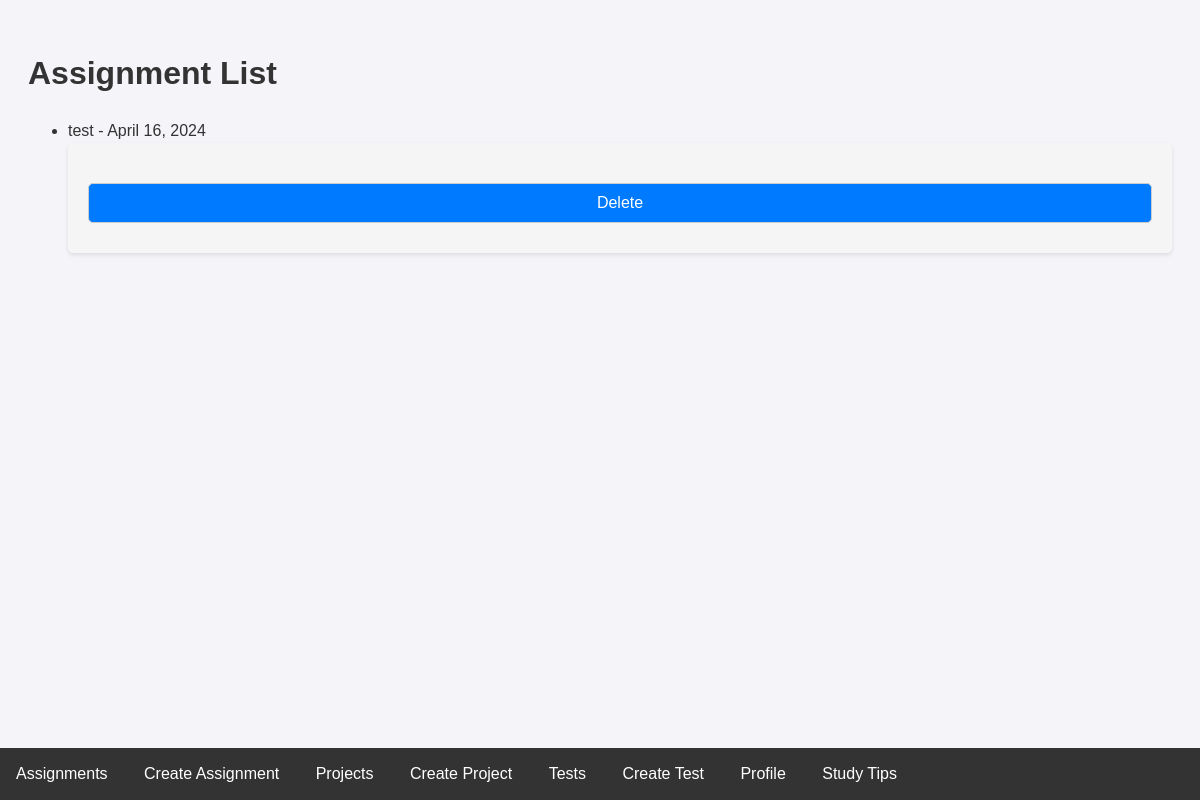
The page /assignments/ on the database as committed earlier.
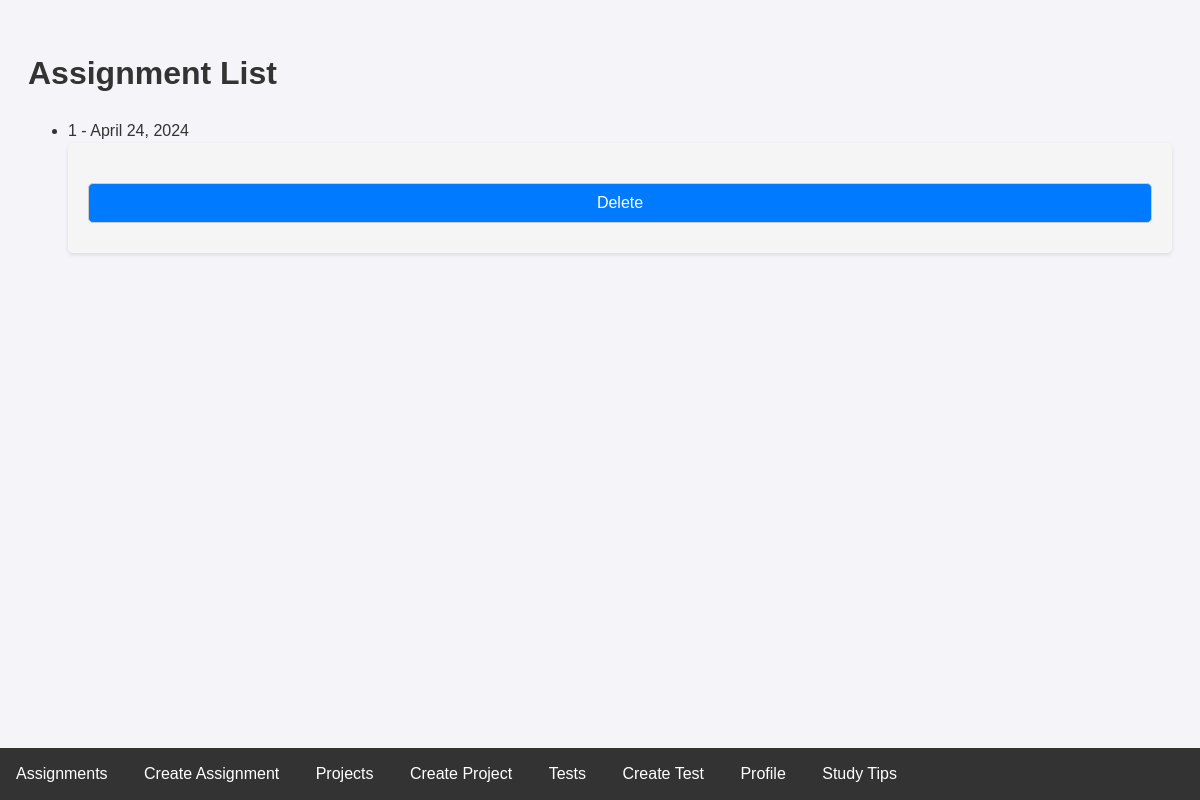
The same page on the database as committed later.
### studytrackerapp/models.py (models this page shows)
class Assignment(models.Model):
    title = models.CharField(max_length=200)
    due_date = models.DateField()
    completed = models.BooleanField(default=False)
    class Meta:
        app_label = 'studytrackerapp'

### studytrackerapp/views.py (the view)
# urls.py: path('assignments/', assignment_list, name='assignment_list'),
def assignment_list(request):
    assignments = Assignment.objects.all()
    print(assignments)
    return render(request, 'assignments/assignment_list.html', {'assignments': assignments})

### studytrackerapp/templates/assignments/assignment_list.html (shortened to what this page needs)
{% extends 'base.html' %}
{% block content %}
<h1>Assignment List</h1>
<ul>
    {% for assignment in assignments %}
        <li>
            {{ assignment.title }} - {{ assignment.due_date }}
            <form method="post" action="{% url 'delete_assignment' assignment.id %}">
                <input type="submit" value="Delete" class="delete-button">
            </form>
        </li>
    {% empty %}
        <li>No assignments available</li>
    {% endfor %}
</ul>
{% endblock %}

Rows that differ between the two databases and show on the page:
removed Assignment: title "test", due_date "April 16, 2024"
added Assignment: title "1", due_date "April 24, 2024"
